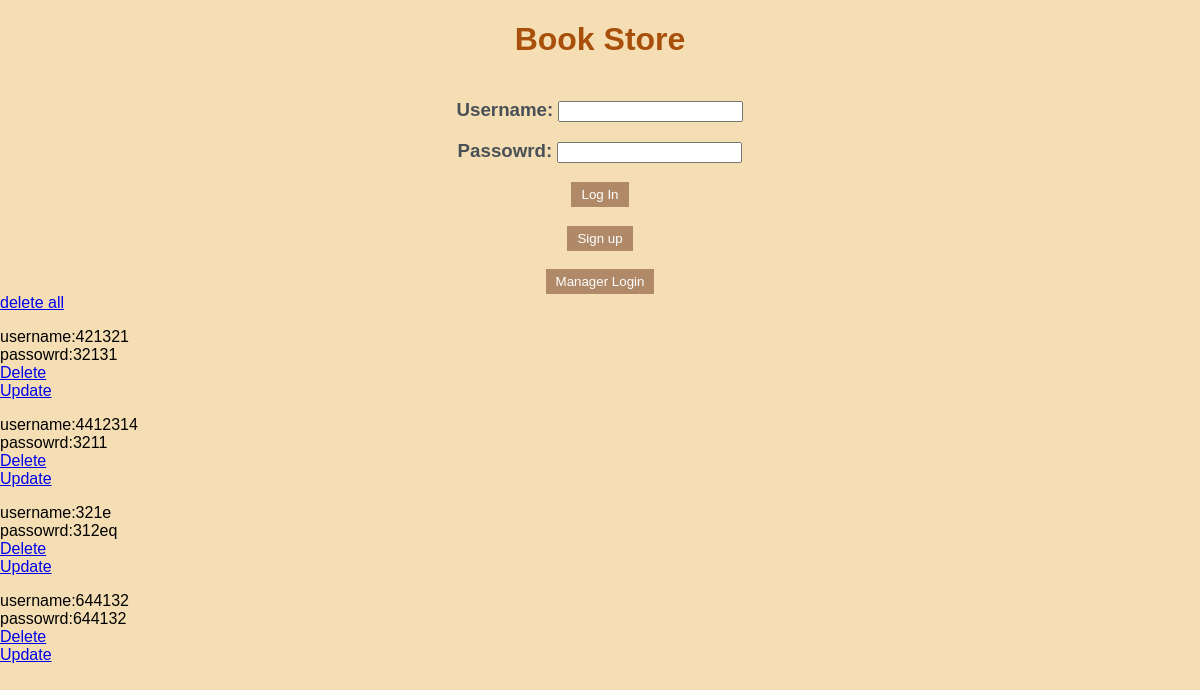
Before: / with the older database file.
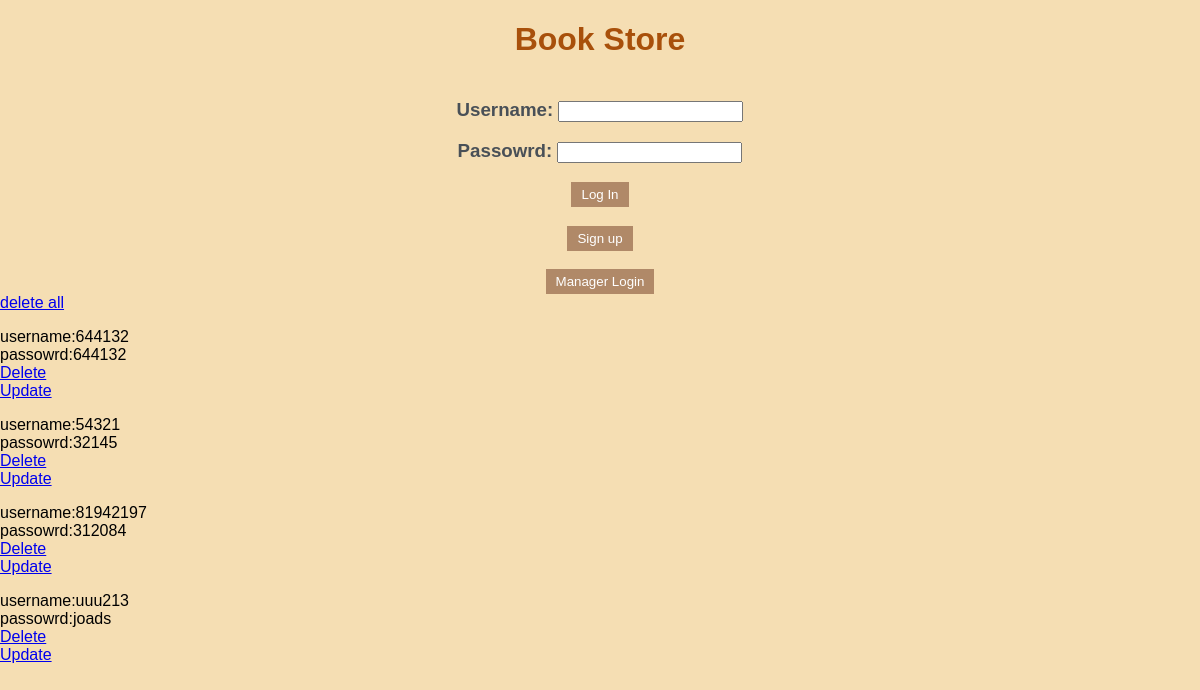
After: the same page with the newer database file.
### app.py (models this page shows, shortened)
class User(db.Model):
    username = db.Column(db.String(20),nullable=False, primary_key=True)
    password = db.Column(db.String(20),nullable=False)
    name = db.Column(db.String(20))
    address = db.Column(db.String(100))
    email = db.Column(db.String(40))
    trust = db.Column(db.Integer,default=0)
    untrust = db.Column(db.Integer,default=0)

### app.py (the view)
@app.route('/', methods=['POST','GET'])
def index():
    if request.method=='POST':
        users=User.query.all()
        user_info=request.form['username']
        user_pass=request.form['password']
        for user in users:
            if(user.username==user_info and user.password==user_pass):
                curuser=user.username
                return redirect(url_for('main',id=user.username))
        return "no existing user, please sign up"
    else:
        users=User.query.all()
        return render_template('index.html',tasks=users)

### templates/index.html (shortened to what this page needs)
{% extends "base.html" %}
{% block body %}
<h1 id="top">Book Store</h1>
<div class="login">
<form action='/' method="POST">
    <h3>Username: <input type="text" name="username"></h3>
    <h3>Passowrd: <input type="text" name="password"></h3>
    <h3><input class="button" type="submit" value="Log In"></h3>
</form>
</div>
<div class="toIndex"><form action='/signup'><input class="button" type="submit" value="Sign up"></form></div>
<br>
<div class="toIndex"><form action='/managerLogin'><input class="button" type="submit" value="Manager Login"></form></div>
<a href="/deleteall">delete all</a>
{% for user in tasks %}
    <p>username:{{ user.username }} <br>passowrd:{{ user.password }}
        <br><a href="/delete/{{ user.username }}">Delete</a>
        <br><a href="/update/{{ user.username }}">Update</a> </p>
{% endfor %}
{% endblock %}

### templates/base.html (shortened to what this page needs)
<!DOCTYPE html>
<html lang="en">
<head>
    <link rel="stylesheet" href="{{ url_for('static',filename='css/main.css') }}">
</head>
<body>
    {% block body %}{% endblock %}
</body>
</html>

### static/css/main.css (style rules this page uses)
body { margin:0; font-family: sans-serif; background-color: wheat; }
h1 { font-family:'Gill Sans', 'Gill Sans MT', Calibri, 'Trebuchet MS', sans-serif ; color: #A8500B; }
h3 { color:#495057; }
.login { display: flex; justify-content: center; text-align: center; }
.toIndex { display: flex; justify-content: center; text-align: center; }
#top { text-align: center; }
.button { background-color: #b08968; border: none; color: white; padding: 5px 10px; text-align: center; text-decoration: none; display: inline-block; }

Changed rows visible on the page:
removed User: username "421321", password "32131"
removed User: username "4412314", password "3211"
removed User: username "321e", password "312eq"
added User: username "54321", password "32145"
added User: username "81942197", password "312084"
added User: username "uuu213", password "joads"
